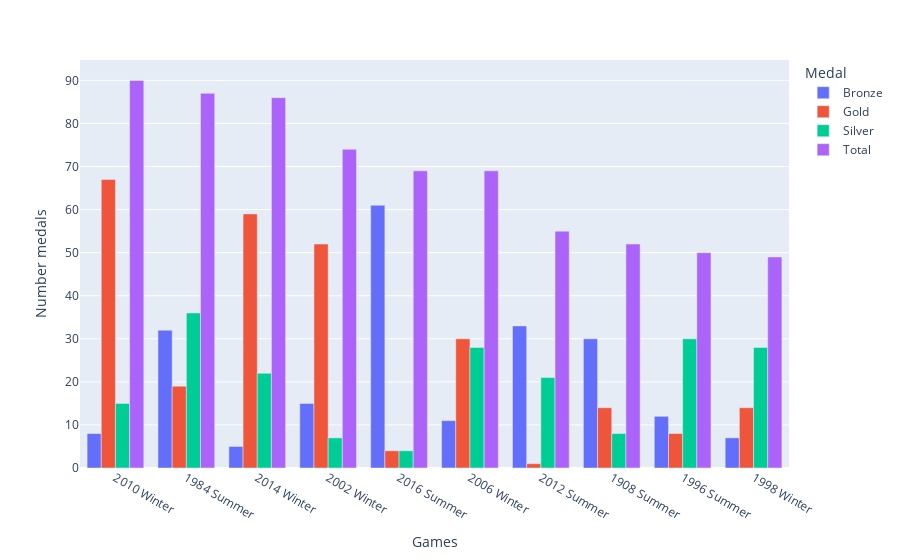

Notebook cell for this chart:
### Code cell
canada_bestolympics = af.count_medals_n(canada_origdata, "Games")

canada_bestolympics = canada_bestolympics.sort_values("Total", ascending=False)
canada_bestolympics.head(10)

# plot
fig = px.bar(canada_bestolympics.head(10), 
    x = canada_bestolympics.columns[0],
    y = canada_bestolympics.columns[1:],
    labels={
        "value":"Number medals",
        "variable":"Medal"
    }
)
fig.update_layout(barmode="group")
fig.show()
fig.write_html("Visualiseringar/Q1_medalsgames_canada.html", auto_open=True)

### Figure 1 — Plotly figure (JSON) as saved in the notebook; plotly's stock layout.template omitted (floating-point values rounded to 4 significant figures)
{"data": [{"alignmentgroup": "True", "hovertemplate": "Medal=Bronze<br>Games=%{x}<br>Number medals=%{y}<extra></extra>", "legendgroup": "Bronze", "marker": {"color": "#636efa", "pattern": {"shape": ""}}, "name": "Bronze", "offsetgroup": "Bronze", "orientation": "v", "showlegend": true, "textposition": "auto", "type": "bar", "x": ["2010 Winter", "1984 Summer", "2014 Winter", "2002 Winter", "2016 Summer", "2006 Winter", "2012 Summer", "1908 Summer", "1996 Summer", "1998 Winter"], "xaxis": "x", "y": [8, 32, 5, 15, 61, 11, 33, 30, 12, 7], "yaxis": "y"}, {"alignmentgroup": "True", "hovertemplate": "Medal=Gold<br>Games=%{x}<br>Number medals=%{y}<extra></extra>", "legendgroup": "Gold", "marker": {"color": "#EF553B", "pattern": {"shape": ""}}, "name": "Gold", "offsetgroup": "Gold", "orientation": "v", "showlegend": true, "textposition": "auto", "type": "bar", "x": ["2010 Winter", "1984 Summer", "2014 Winter", "2002 Winter", "2016 Summer", "2006 Winter", "2012 Summer", "1908 Summer", "1996 Summer", "1998 Winter"], "xaxis": "x", "y": [67, 19, 59, 52, 4, 30, 1, 14, 8, 14], "yaxis": "y"}, {"alignmentgroup": "True", "hovertemplate": "Medal=Silver<br>Games=%{x}<br>Number medals=%{y}<extra></extra>", "legendgroup": "Silver", "marker": {"color": "#00cc96", "pattern": {"shape": ""}}, "name": "Silver", "offsetgroup": "Silver", "orientation": "v", "showlegend": true, "textposition": "auto", "type": "bar", "x": ["2010 Winter", "1984 Summer", "2014 Winter", "2002 Winter", "2016 Summer", "2006 Winter", "2012 Summer", "1908 Summer", "1996 Summer", "1998 Winter"], "xaxis": "x", "y": [15, 36, 22, 7, 4, 28, 21, 8, 30, 28], "yaxis": "y"}, {"alignmentgroup": "True", "hovertemplate": "Medal=Total<br>Games=%{x}<br>Number medals=%{y}<extra></extra>", "legendgroup": "Total", "marker": {"color": "#ab63fa", "pattern": {"shape": ""}}, "name": "Total", "offsetgroup": "Total", "orientation": "v", "showlegend": true, "textposition": "auto", "type": "bar", "x": ["2010 Winter", "1984 Summer", "2014 Winter", "2002 Winter", "2016 Summer", "2006 Winter", "2012 Summer", "1908 Summer", "1996 Summer", "1998 Winter"], "xaxis": "x", "y": [90, 87, 86, 74, 69, 69, 55, 52, 50, 49], "yaxis": "y"}], "layout": {"barmode": "group", "legend": {"title": {"text": "Medal"}, "tracegroupgap": 0}, "margin": {"t": 60}, "xaxis": {"anchor": "y", "domain": [0, 1], "title": {"text": "Games"}}, "yaxis": {"anchor": "x", "domain": [0, 1], "title": {"text": "Number medals"}}}}
